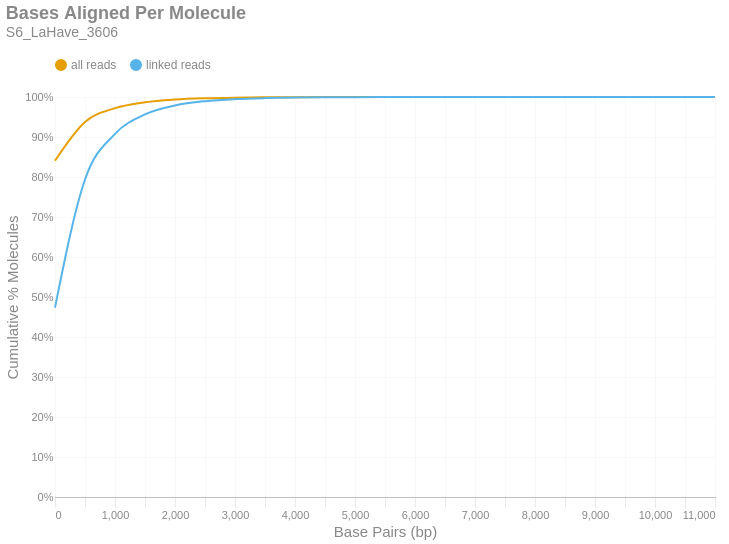

This figure's notebook cell:
### Markdown cell above
### Bases Aligned Per Molecule
This is a cumulative frequency distribution showing the number of base pairs aligned per unique molecule. These data are shown in 500 bp bins. There are two distributions: one with `all reads` (yellow) and another with only `linked reads` (blue). The percent of molecules in the `linked reads` distribution is relative to the total number of linked molecules.

### Code cell
if SKIPLR:
    print_html(f"Skipped")
else:
    binned_df = consolidated_hist(valids['aligned_bp'], mask, 500, True)
    with SafeRender(binned_df):
        (
            density_plot(binned_df, 'Bases Aligned Per Molecule', samplename, 'basesper')
            .encode(
                x=alt.X('bin:Q', title="Base Pairs (bp)").axis(tickMinStep=500).scale(padding=0),
                y=alt.Y('value:Q', title='Cumulative % Molecules')
                    .axis(format='%')
                    .scale(domain = [0,1])
                    .stack(False),
                color=alt.Color("key:N").scale(domain = ["all reads", "linked reads"]),
                tooltip = [
                    alt.Tooltip("key:N", title = "Data Type"),
                    alt.Tooltip("range_label:N", title="Bases Aligned Per Molecule"),
                    alt.Tooltip("value:Q", format = ".2%", title="% Molecules (Cum.)")
                ]
            )
        ).display()

### Figure 1 — Vega-Lite specification as saved in the notebook (floating-point values rounded to 4 significant figures)
{"width": "container", "height": 400, "config": {"title": {"anchor": "start", "dy": -15, "fontSize": 18, "color": "#888888", "subtitleColor": "#888888", "subtitleFontSize": 14}, "arc": {"fill": "#0072B2"}, "axis": {"domainColor": "#888888", "domainWidth": 0.5, "gridWidth": 0.2, "grid": false, "titleFontWeight": 400, "titleFontSize": 15, "labelFontSize": 11, "labelColor": "#888888", "tickColor": "#888888", "tickWidth": 0.2, "titleColor": "#888888"}, "axisBand": {"grid": false}, "axisX": {"grid": true, "tickSize": 10, "domainCap": "round"}, "axisY": {"domain": false, "grid": true, "tickSize": 0, "domainCap": "round"}, "background": "transparent", "header": {"labelFontSize": 15, "labelColor": "#888888", "titleFontSize": 15, "titleFontWeight": 600, "titleColor": "#888888"}, "legend": {"labelFont": "sans-serif", "labelFontSize": 12, "labelColor": "#888888", "symbolSize": 100, "symbolType": "circle", "titleFontSize": 12, "titlePadding": 10, "titleColor": "#888888", "title": null, "orient": "top"}, "range": {"category": ["#E69F00", "#56B4E9", "#009E73", "#F0E442", "#0072B2", "#D55E00", "#CC79A7", "#000000"], "diverging": ["#cfe8f3", "#a2d4ec", "#73bfe2", "#46abdb", "#1696d2", "#12719e"]}, "area": {"fill": "#0072B2", "fillOpacity": 0.7, "line": true, "strokeOpacity": 0.7}, "line": {"color": "#0072B2", "stroke": "#0072B2", "strokeWidth": 2}, "trail": {"color": "#0072B2", "stroke": "#0072B2", "strokeWidth": 0, "size": 1}, "point": {"filled": true, "fillOpacity": 1.0, "size": 95}, "text": {"color": "#888888", "fontSize": 11, "align": "right", "fontWeight": 400, "size": 11}, "bar": {"fill": "#0072B2", "stroke": null}, "view": {"stroke": null, "continuousWidth": 660, "continuousHeight": 400}}, "data": {"name": "data-0812ff459cb19ddfea1b8493c1c40054"}, "mark": {"type": "line", "interpolate": "monotone", "point": {"opacity": 0, "size": 275}}, "encoding": {"color": {"field": "key", "scale": {"domain": ["all reads", "linked reads"]}, "type": "nominal"}, "tooltip": [{"field": "key", "title": "Data Type", "type": "nominal"}, {"field": "range_label", "title": "Bases Aligned Per Molecule", "type": "nominal"}, {"field": "value", "format": ".2%", "title": "% Molecules (Cum.)", "type": "quantitative"}], "x": {"axis": {"tickMinStep": 500}, "field": "bin", "scale": {"padding": 0}, "title": "Base Pairs (bp)", "type": "quantitative"}, "y": {"axis": {"format": "%"}, "field": "value", "scale": {"domain": [0, 1]}, "stack": false, "title": "Cumulative % Molecules", "type": "quantitative"}}, "params": [{"name": "param_c36ac31b6afebe62", "select": {"type": "point", "fields": ["key"]}, "bind": "legend"}], "title": {"text": "Bases Aligned Per Molecule", "subtitle": "S6_LaHave_3606"}, "transform": [{"fold": ["all reads (cumsum)", "linked reads (cumsum)"]}, {"calculate": "replace(datum.key, ' (cumsum)', '')", "as": "key"}, {"filter": {"param": "param_c36ac31b6afebe62"}}], "usermeta": {"embedOptions": {"downloadFileName": "S6_LaHave_3606.basesper"}}, "$schema": "https://vega.github.io/schema/vega-lite/v6.1.0.json", "datasets": {"data-0812ff459cb19ddfea1b8493c1c40054": [{"bin": "0.0", "interval": "0.0-500.0", "all reads": 0.8407, "linked reads": 0.4735, "all reads (cumsum)": 0.8407, "linked reads (cumsum)": 0.4735, "range_label": "0-499"}, {"bin": "500.0", "interval": "500.0-1000.0", "all reads": 0.09696, "linked reads": 0.3201, "all reads (cumsum)": 0.9376, "linked reads (cumsum)": 0.7937, "range_label": "500-999"}, {"bin": "1000.0", "interval": "1000.0-1500.0", "all reads": 0.03448, "linked reads": 0.114, "all reads (cumsum)": 0.9721, "linked reads (cumsum)": 0.9077, "range_label": "1000-1499"}, {"bin": "1500.0", "interval": "1500.0-2000.0", "all reads": 0.01479, "linked reads": 0.04892, "all reads (cumsum)": 0.9869, "linked reads (cumsum)": 0.9566, "range_label": "1500-1999"}, {"bin": "2000.0", "interval": "2000.0-2500.0", "all reads": 0.006721, "linked reads": 0.02223, "all reads (cumsum)": 0.9936, "linked reads (cumsum)": 0.9789, "range_label": "2000-2499"}, {"bin": "2500.0", "interval": "2500.0-3000.0", "all reads": 0.003211, "linked reads": 0.01062, "all reads (cumsum)": 0.9968, "linked reads (cumsum)": 0.9895, "range_label": "2500-2999"}, {"bin": "3000.0", "interval": "3000.0-3500.0", "all reads": 0.001581, "linked reads": 0.005229, "all reads (cumsum)": 0.9984, "linked reads (cumsum)": 0.9947, "range_label": "3000-3499"}, {"bin": "3500.0", "interval": "3500.0-4000.0", "all reads": 0.000778, "linked reads": 0.002573, "all reads (cumsum)": 0.9992, "linked reads (cumsum)": 0.9973, "range_label": "3500-3999"}, {"bin": "4000.0", "interval": "4000.0-4500.0", "all reads": 0.0004061, "linked reads": 0.001343, "all reads (cumsum)": 0.9996, "linked reads (cumsum)": 0.9986, "range_label": "4000-4499"}, {"bin": "4500.0", "interval": "4500.0-5000.0", "all reads": 0.0001998, "linked reads": 0.0006608, "all reads (cumsum)": 0.9998, "linked reads (cumsum)": 0.9993, "range_label": "4500-4999"}, {"bin": "5000.0", "interval": "5000.0-5500.0", "all reads": 9.938e-05, "linked reads": 0.0003287, "all reads (cumsum)": 0.9999, "linked reads (cumsum)": 0.9996, "range_label": "5000-5499"}, {"bin": "5500.0", "interval": "5500.0-6000.0", "all reads": 5.266e-05, "linked reads": 0.0001742, "all reads (cumsum)": 0.9999, "linked reads (cumsum)": 0.9998, "range_label": "5500-5999"}, {"bin": "6000.0", "interval": "6000.0-6500.0", "all reads": 2.887e-05, "linked reads": 9.548e-05, "all reads (cumsum)": 1.0, "linked reads (cumsum)": 0.9999, "range_label": "6000-6499"}, {"bin": "6500.0", "interval": "6500.0-7000.0", "all reads": 1.68e-05, "linked reads": 5.555e-05, "all reads (cumsum)": 1.0, "linked reads (cumsum)": 0.9999, "range_label": "6500-6999"}, {"bin": "7000.0", "interval": "7000.0-7500.0", "all reads": 8.573e-06, "linked reads": 2.835e-05, "all reads (cumsum)": 1.0, "linked reads (cumsum)": 1.0, "range_label": "7000-7499"}, {"bin": "7500.0", "interval": "7500.0-8000.0", "all reads": 5.424e-06, "linked reads": 1.794e-05, "all reads (cumsum)": 1.0, "linked reads (cumsum)": 1.0, "range_label": "7500-7999"}, {"bin": "8000.0", "interval": "8000.0-8500.0", "all reads": 2.449e-06, "linked reads": 8.101e-06, "all reads (cumsum)": 1.0, "linked reads (cumsum)": 1.0, "range_label": "8000-8499"}, {"bin": "8500.0", "interval": "8500.0-9000.0", "all reads": 1.575e-06, "linked reads": 5.208e-06, "all reads (cumsum)": 1.0, "linked reads (cumsum)": 1.0, "range_label": "8500-8999"}, {"bin": "9000.0", "interval": "9000.0-9500.0", "all reads": 1.05e-06, "linked reads": 3.472e-06, "all reads (cumsum)": 1.0, "linked reads (cumsum)": 1.0, "range_label": "9000-9499"}, {"bin": "9500.0", "interval": "9500.0-10000.0", "all reads": 5.249e-07, "linked reads": 1.736e-06, "all reads (cumsum)": 1.0, "linked reads (cumsum)": 1.0, "range_label": "9500-9999"}, {"bin": "10000.0", "interval": "10000.0-10500.0", "all reads": 3.499e-07, "linked reads": 1.157e-06, "all reads (cumsum)": 1.0, "linked reads (cumsum)": 1.0, "range_label": "10000-10499"}, {"bin": "10500.0", "interval": "10500.0-11000.0", "all reads": 1.75e-07, "linked reads": 5.787e-07, "all reads (cumsum)": 1.0, "linked reads (cumsum)": 1.0, "range_label": "10500-10999"}, {"bin": "11000.0", "interval": "11000.0-11500.0", "all reads": 1.75e-07, "linked reads": 5.787e-07, "all reads (cumsum)": 1.0, "linked reads (cumsum)": 1.0, "range_label": "11000-11499"}]}}
